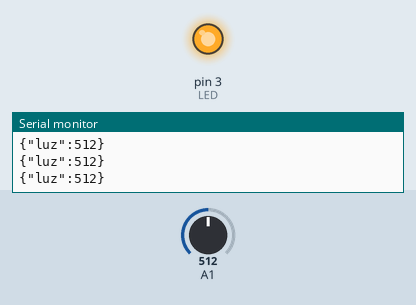
The sketch below on a simulated Arduino Uno, built with avr-gcc and run on an emulated ATmega328P. Shown: output pins drawn as LEDs (lit = HIGH), the last lines printed to the serial monitor. The test bench sets the inputs (shaded band); at power-on: A1 = 512.

Above: at 1.3 s.
1.4 s: A1 set to 587
2.9 s: A1 set to 618
At 4.0 s:
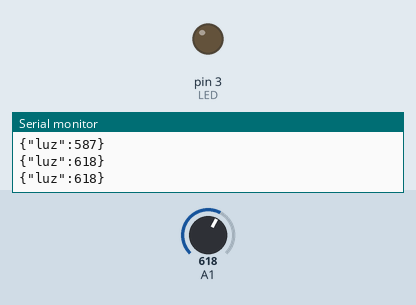
4.5 s: A1 set to 590
At 5.2 s:
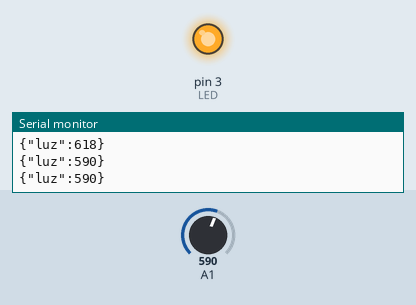
6.0 s: A1 set to 610
At 6.5 s:
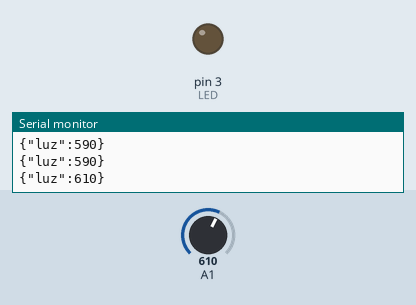
Timing chart, 0 to 8.5 s (numbered marks = the images above; inputs shaded):
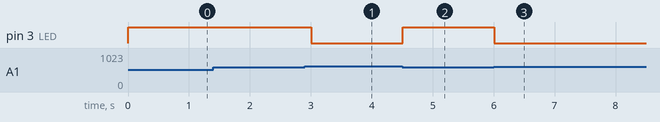

The sketch:

Aula02_03.ino
```cpp
#include <ArduinoJson.h>

int LED = 3;
void setup() {
  Serial.begin(9600);
}

void loop() {
  int luz = analogRead(A1);
  //Ciando JSON
  //1. cria buffer
  StaticJsonBuffer<200> buffer;
  //2.Criar o obj JSON
  JsonObject& obj = buffer.createObject();
  //3.Preecher o objeto criado
  obj["luz"] = luz;
  //4. mandar pela porta serial
  obj.printTo(Serial);Serial.println();

  if(luz < 600){
    analogWrite(LED,255);
  }else{
    analogWrite(LED,0);
  }
  delay(500);
}
```

Measured:
- the behaviour switches between 599 and 600 on A1 (found by bisection; images 0 and 1)
- after the input at 2.9 s, pin 3 (LED): HIGH → LOW after 0.11 s
- after the input at 4.5 s, pin 3 (LED): LOW → HIGH at once
- after the input at 6.0 s, pin 3 (LED): HIGH → LOW at once
